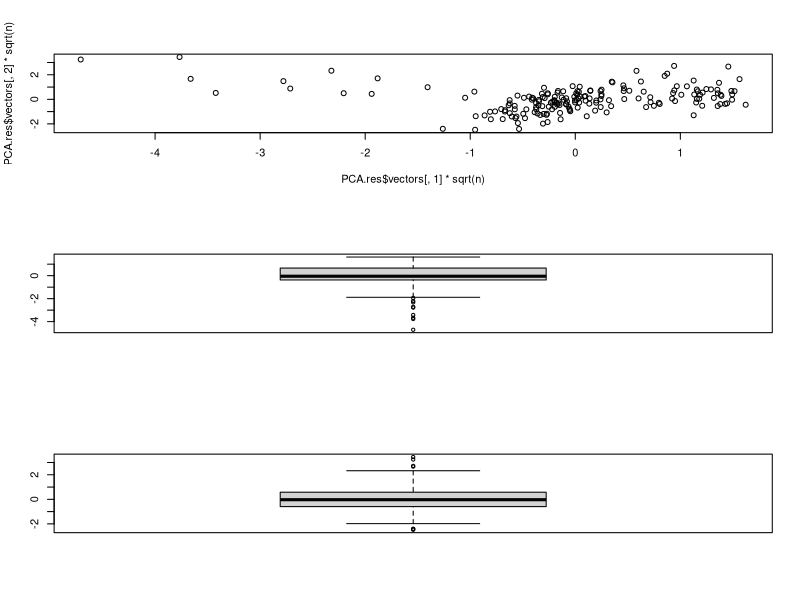
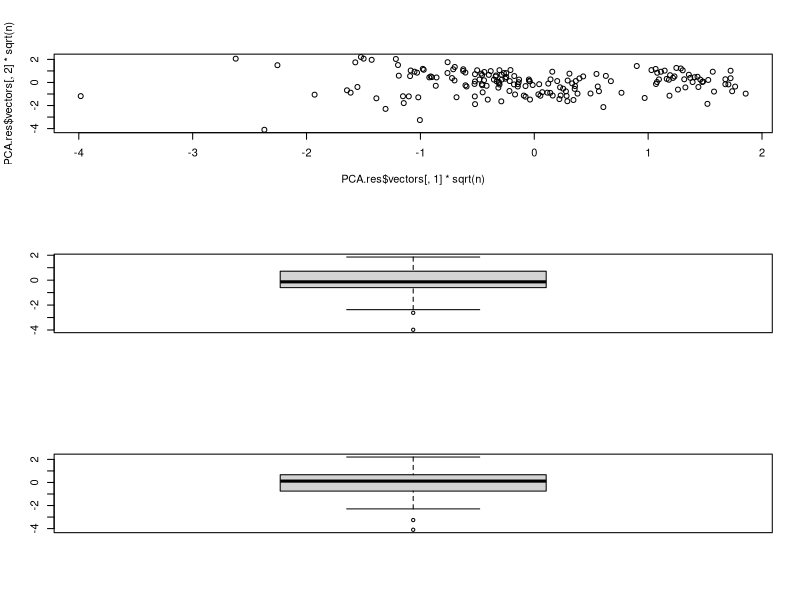
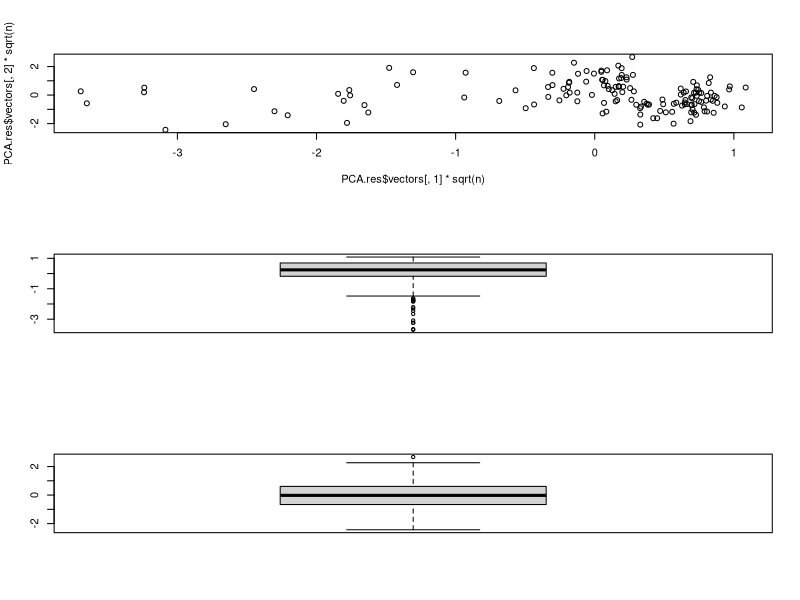

These figures' R source, in order: (Note: this script raises an error after producing the figures.)
library(readr)
plotPC = function(X){
  X.mean = apply(X, 2, mean)
  X = sweep(X, 2, X.mean)
  n = nrow(X)
  PCA.res = eigen(X%*%t(X)/n)
  par(mfrow = c(3,1))
  plot(PCA.res$vectors[,1]*sqrt(n), PCA.res$vectors[,2]*sqrt(n))
  hehe = boxplot(PCA.res$vectors[,1]*sqrt(n))$out
  haha = boxplot(PCA.res$vectors[,2]*sqrt(n))$out
  par(mfrow=c(1,1))
  return(list(!(PCA.res$vectors[,1]*sqrt(n))%in%hehe, !(PCA.res$vectors[,2]*sqrt(n))%in%haha))
}

setwd("~/Documents/GitHub/continuum/data/ADNI2")
X = as.matrix(read_table("X2.txt", col_names = F))
Y = as.matrix(read_table("Y2.txt", col_names = F))
label = as.ordered(read_table("label2.txt", col_names = F)$X1)

X = X[!is.na(Y),]
label = label[!is.na(Y)]
Y = Y[!is.na(Y)]

X = X[Y > 0,]
label = label[Y > 0]
Y = Y[Y > 0]

selection = (label!=1)&(label!=3)
X = X[selection,]
Y = Y[selection]
label = label[selection]
label = droplevels(label)

# remove first factor outliers
n = nrow(X)
selection = c(((1:n)[label==0])[plotPC(X[label==0,])[[1]]],
              ((1:n)[label==2])[plotPC(X[label==2,])[[1]]],
              ((1:n)[label==4])[plotPC(X[label==4,])[[1]]])
X = X[selection,]
Y = Y[selection]
label = label[selection]

# remove Y outliers
BOXPLOT = boxplot(Y~label)
selection = !((label == 0)&(Y%in%BOXPLOT$out[BOXPLOT$group == 1])
              |(label == 2)&(Y%in%BOXPLOT$out[BOXPLOT$group == 2])
              |(label == 4)&(Y%in%BOXPLOT$out[BOXPLOT$group == 3]))
  
X = X[selection,]
Y = Y[selection]
label = label[selection]

boxplot(Y~label)
